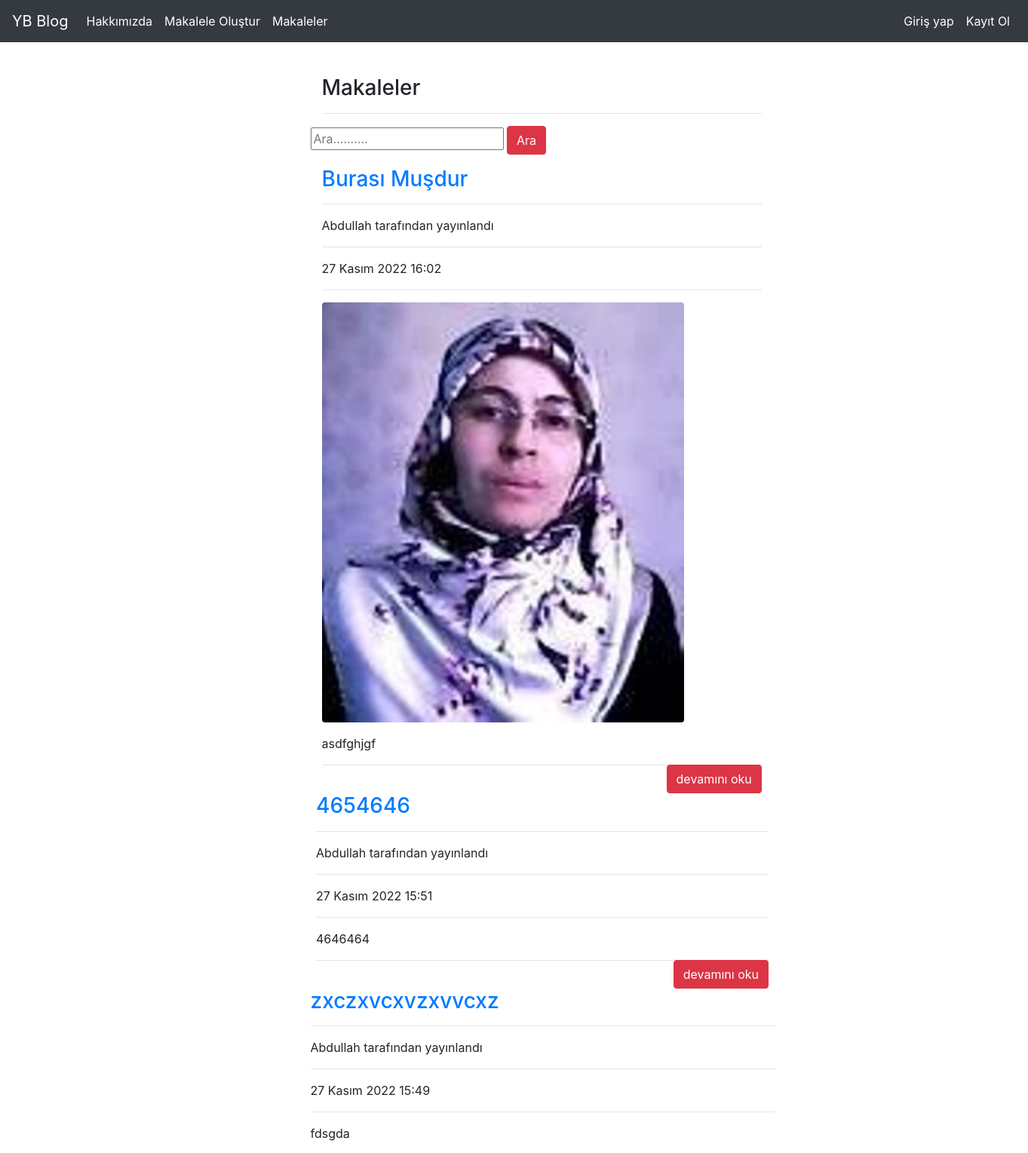
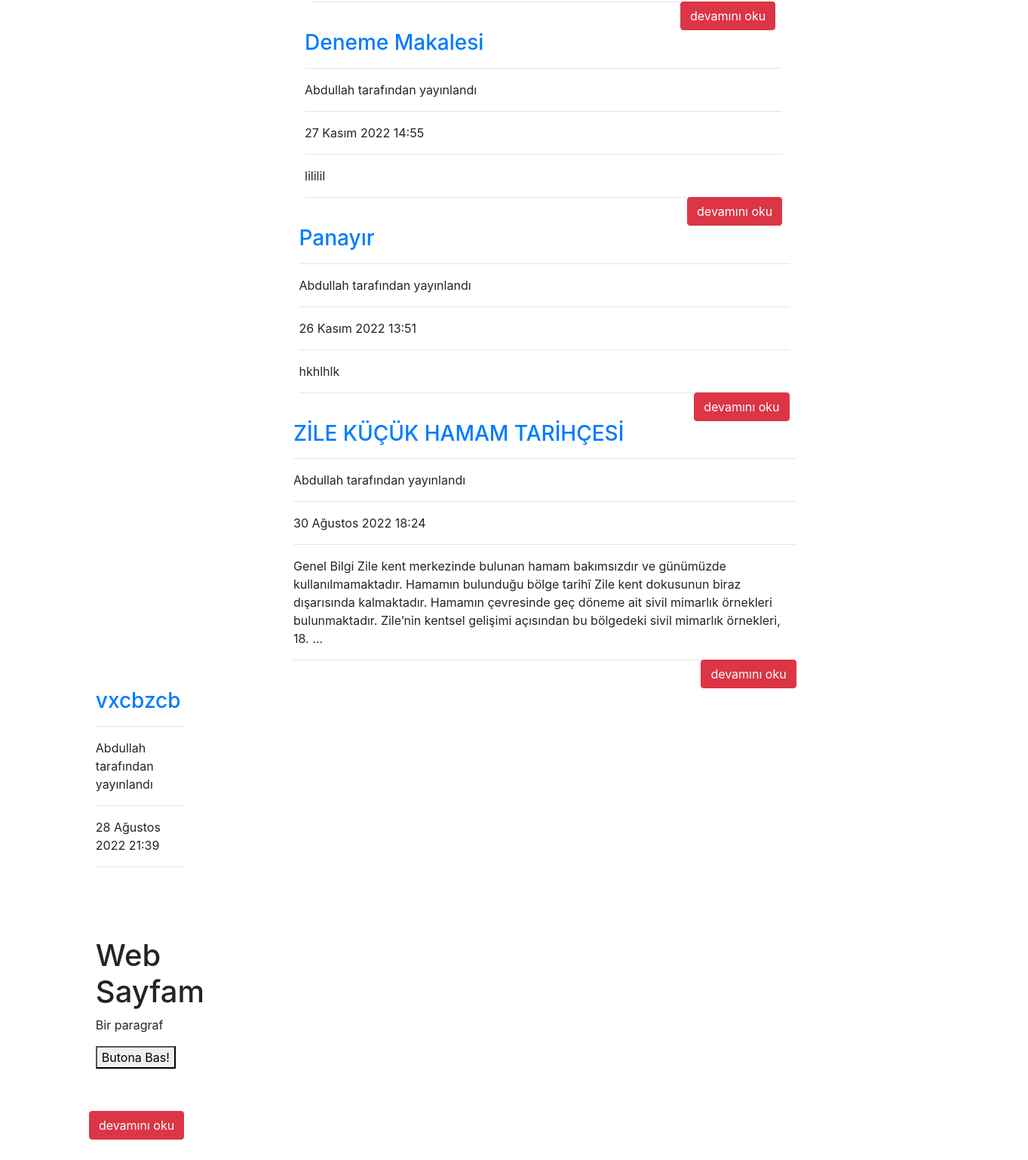
The app's page /articles/ with its own data (2 pictures, top to bottom).
### article/models.py (models this page shows, shortened)
class Article(models.Model):
    author = models.ForeignKey("auth.User",on_delete=models.CASCADE,verbose_name="Yazar")#user tablosunu işaret etmek için foreignkey diyoruz ve on_delete komutu userimiz yani kullanıcı silinirse kullanıcının oluşturduğu verilerde silinsin amacıyla kullanılıyor verbose_name="Yazar" komutu başlığı yazar olarak değiştiriyor
    title=models.CharField(max_length=50,verbose_name="Başlık")
    content=RichTextField()
    created_date = models.DateTimeField(auto_now_add=True,verbose_name="Oluşturulma Tarihi")#o anki tarihi otomatik ekleyecek şimdi admin paneline admin.py dosyasında ekleyelim
    article_image= models.FileField(blank=True,null=True,verbose_name="Makaleye Fotoğraf Ekleyin")#model değiştiği için terminalde  python manage.py makemigrations komutuyla django ya söylemeliyiz veritabanına işlemek içinde  python manage.py migrate komutunu yazalım
    class Meta():#makaleleri tarihe göre sıralamak için Meta clasını kullanalım django daki meta ordering e bakalım
       ordering=['-created_date'] #başına "-" koyduğumuzda en son eklenen makale ilk önce gösterilir ve model değiştiği için djanya komut isteminde makemigrations  komutuyla söyleyip migrate ile veri tabanına kaydedelim.

### article/views.py (the view)
# urls.py: path('', views.articles,name="articles"),
def articles(request):#tüm article leri gösterelim
    keyword=request.GET.get("keyword")
    if keyword:
        articles=Article.objects.filter(title__contains=keyword)#keyword ün geçtiği article leri title__contains komutuyla aratıyoruz
        return render(request,"articles.html",{"articles":articles})
    articles=Article.objects.all()#Bizim arama işlemimiz olmadıysa if koşoluna girmeyeceğiz tüm articles ları listeye atadık
    return render(request,"articles.html",{"articles":articles})#article leri göndereceğiz

### templates/articles.html (shortened to what this page needs)
{% extends "layout.html"%}
{% block body %}
<div class="row">
    <div class="col-md-10 offset-md-3">
        <div class="col-lg-8">
            <h3>Makaleler</h3>
            <hr>
        </div>
    </div>
</div>
<div class="row">
    <div class="col-md-10 offset-md-3">
        <div class="col-lg-80">
            <form>
               <input type="text" name="keyword" class="input-sm" maxlenght="64" placeholder="Ara..........">
           <button type="submit" class="btn btn-danger">Ara</button>
           </form>
       </div>
   </div>
</div>
{% if articles %}
{% for article in articles %}
<div class="row">
    <div class="col-md-10 offset-md-3">
    <div class="col-lg-8">
        <article>
            <header
                <a href="{% url 'article:detail' article.id %}"><h3 class="fw-bolder mb-2">{{article.title}}</h3></a>
                <hr>
                <p>
                {{article.author.username}} tarafından yayınlandı
                </p>
                <hr>
                <p>{{article.created_date}}</p>
                <hr>
                {% if article.article_image %}
                <img class="img-fluid rounded" src="{{article.article_image.url}}" alt="">
                {% endif %}
            </header>
            <p class="lead">{{article.content|safe|truncatewords:40}}</p>
            <a style="float:right;" href="/articles/article/{{article.id}}" class="btn btn-danger">devamını oku</a>
            <hr>
        </article>
    </div>
    </div>
{% endfor %}
{% endif %}
{% endblock body %}

### templates/layout.html (shortened to what this page needs)
{% load static %}
 <!DOCTYPE <!DOCTYPE html>
 <html>
    <head>
       <link rel="stylesheet" href="{% static 'css/bootstrap.min.css'%}" >
       <link rel="stylesheet" href="{% static 'js/jquery-3.2.1.min.js'%}" >
       <link rel="stylesheet" href="{% static 'js/bootstrap.min.js'%}" >
    </head>
    <body>
        {% include "includes/navbar.html" %}
        <div style="margin-top:100px;margin-bottom:100px;" class="container">
            {% block body %}
            {% endblock body %}
    </body>
 </html>

### templates/includes/navbar.html (shortened to what this page needs)
<nav class="navbar navbar-expand-md navbar-dark fixed-top bg-dark">
    <a class="navbar-brand" href="/">YB Blog</a>
    <div class="collapse navbar-collapse" id="navbarCollapse">
        <ul class="navbar-nav mr-auto">
            <li class="nav-item active">
                <a class="nav-link" href="{% url 'about' %}">Hakkımızda</a>
            <li class="nav-item active">
                <a class="nav-link" href="{% url 'article:addarticle' %}">Makalele Oluştur</a>
            </li>
            <li class="nav-item active">
                <a class="nav-link" href="{% url 'article:articles' %}">Makaleler</a>
            </li>
        </ul>
        <ul class="navbar-nav ml-auto-auto">
        {% if request.user.is_authenticated %}
        <li class="nav-item active">
            <a class="nav-link" href="{% url 'article:dashboard' %}">Kontrol Paneli</a>
        </li>
        <li class="nav-item active">
            <a class="nav-link" href="{% url 'user:logout' %}">Çıkış Yap</a>
        </li>
        {% else %}
        <li class="nav-item active">
            <a class="nav-link" href="{% url 'user:login' %}">Giriş yap</a>
        </li>
        {% endif %}
         <li class="nav-item active">
            <a class="nav-link" href="{% url 'user:register' %}">Kayıt Ol</a>
        </li>
        </ul>
    </div>
</nav>

### records on screen
Article: title "Burası Muşdur", author.username "Abdullah", created_date "27 Kasım 2022 16:02", article_image (picture), content "asdfghjgf"
Article: title "4654646", author.username "Abdullah", created_date "27 Kasım 2022 15:51", content "4646464"
Article: title "zxczxvcxvzxvvcxz", author.username "Abdullah", created_date "27 Kasım 2022 15:49", content "fdsgda"
Article: title "Deneme Makalesi", author.username "Abdullah", created_date "27 Kasım 2022 14:55", content "lililil"
Article: title "Panayır", author.username "Abdullah", created_date "26 Kasım 2022 13:51", content "hkhlhlk"
Article: title "ZİLE KÜÇÜK HAMAM TARİHÇESİ", author.username "Abdullah", created_date "30 Ağustos 2022 18:24", content "Genel Bilgi Zile kent merkezinde bulunan hamam bakımsızdır ve günümüzde kullanılmamaktadır. Hamamın bulunduğu bölge tarihî Zile kent dokusunun biraz dışarısında kalmaktadır. Hamamın çevresinde geç döneme ait sivil mimarlık örnekleri bulunmaktadır. Zile’nin kentsel gelişimi açısından bu bölgedeki sivil mimarlık örnekleri, 18. …"
Article: title "vxcbzcb", author.username "Abdullah", created_date "28 Ağustos 2022 21:39", content "Web Sayfam Bir paragraf Butona Bas!"
